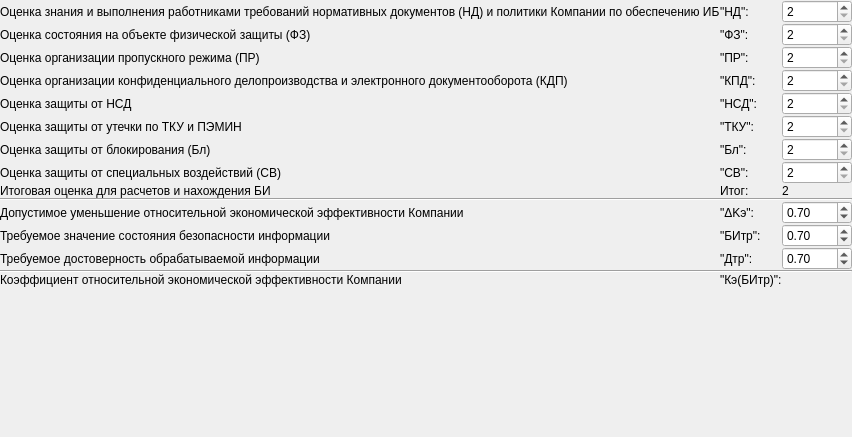
      <widget class="QWidget" name="tab_3">
       <attribute name="icon">
        <iconset resource="icons.qrc">
         <normaloff>:/icon/img/money.png</normaloff>:/icon/img/money.png</iconset>
       </attribute>
       <attribute name="title">
        <string>Расчет эк. эфф-и</string>
       </attribute>
       <layout class="QGridLayout" name="gridLayout_3">
        <property name="leftMargin">
         <number>0</number>
        </property>
        <property name="topMargin">
         <number>0</number>
        </property>
        <property name="rightMargin">
         <number>0</number>
        </property>
        <property name="bottomMargin">
         <number>0</number>
        </property>
        <property name="spacing">
         <number>0</number>
        </property>
        <item row="0" column="0" colspan="2">
         <layout class="QGridLayout" name="gridLayout_7">
          <property name="sizeConstraint">
           <enum>QLayout::SetMinimumSize</enum>
          </property>
          <property name="topMargin">
           <number>0</number>
          </property>
          <item row="5" column="2">
           <widget class="QSpinBox" name="evaluation_6">
            <property name="minimum">
             <number>2</number>
            </property>
            <property name="maximum">
             <number>5</number>
            </property>
            <property name="value">
             <number>2</number>
            </property>
           </widget>
          </item>
          <item row="6" column="2">
           <widget class="QSpinBox" name="evaluation_7">
            <property name="minimum">
             <number>2</number>
            </property>
            <property name="maximum">
             <number>5</number>
            </property>
            <property name="value">
             <number>2</number>
            </property>
           </widget>
          </item>
          <item row="7" column="0">
           <widget class="QLabel" name="evaluationText_8">
            <property name="text">
             <string>Оценка защиты от специальных воздействий (СВ)</string>
            </property>
           </widget>
          </item>
          <item row="7" column="2">
           <widget class="QSpinBox" name="evaluation_8">
            <property name="minimum">
             <number>2</number>
            </property>
            <property name="maximum">
             <number>5</number>
            </property>
            <property name="value">
             <number>2</number>
            </property>
           </widget>
          </item>
          <item row="4" column="2">
           <widget class="QSpinBox" name="evaluation_5">
            <property name="minimum">
             <number>2</number>
            </property>
            <property name="maximum">
             <number>5</number>
            </property>
            <property name="value">
             <number>2</number>
            </property>
           </widget>
          </item>
          <item row="1" column="0">
           <widget class="QLabel" name="evaluationText_2">
            <property name="text">
             <string>Оценка состояния на объекте физической защиты (ФЗ)</string>
            </property>
           </widget>
          </item>
          <item row="5" column="0">
           <widget class="QLabel" name="evaluationText_6">
            <property name="text">
             <string>Оценка защиты от утечки по ТКУ и ПЭМИН</string>
            </property>
           </widget>
          </item>
          <item row="14" column="2">
           <widget class="QDoubleSpinBox" name="information_security_status">
            <property name="maximumSize">
             <size>
              <width>70</width>
              <height>16777215</height>
             </size>
            </property>
            <property name="maximum">
             <double>0.990000000000000</double>
            </property>
            <property name="singleStep">
             <double>0.010000000000000</double>
            </property>
            <property name="value">
             <double>0.700000000000000</double>
            </property>
           </widget>
          </item>
          <item row="0" column="0">
           <widget class="QLabel" name="evaluationText_1">
            <property name="text">
             <string>Оценка знания и выполнения работниками требований нормативных документов (НД) и политики Компании по обеспечению ИБ</string>
            </property>
           </widget>
          </item>
          <item row="15" column="0">
           <widget class="QLabel" name="required_reliabilityText">
            <property name="text">
             <string>Требуемое достоверность обрабатываемой информации</string>
            </property>
           </widget>
          </item>
          <item row="14" column="0">
           <widget class="QLabel" name="information_security_statusText">
            <property name="text">
             <string>Требуемое значение состояния безопасности информации</string>
            </property>
           </widget>
          </item>
          <item row="3" column="2">
           <widget class="QSpinBox" name="evaluation_4">
            <property name="minimum">
             <number>2</number>
            </property>
            <property name="maximum">
             <number>5</number>
            </property>
            <property name="value">
             <number>2</number>
            </property>
           </widget>
          </item>
          <item row="8" column="2">
           <widget class="QLabel" name="evaluation_result">
            <property name="maximumSize">
             <size>
              <width>50</width>
              <height>16</height>
             </size>
            </property>
            <property name="text">
             <string>2</string>
            </property>
           </widget>
          </item>
          <item row="1" column="2">
           <widget class="QSpinBox" name="evaluation_2">
            <property name="minimum">
             <number>2</number>
            </property>
            <property name="maximum">
             <number>5</number>
            </property>
            <property name="value">
             <number>2</number>
            </property>
           </widget>
          </item>
          <item row="6" column="0">
           <widget class="QLabel" name="evaluationText_7">
            <property name="text">
             <string>Оценка защиты от блокирования (Бл)</string>
            </property>
           </widget>
          </item>
          <item row="11" column="0" colspan="3">
           <widget class="Line" name="line">
            <property name="orientation">
             <enum>Qt::Horizontal</enum>
            </property>
           </widget>
          </item>
          <item row="2" column="0">
           <widget class="QLabel" name="evaluationText_3">
            <property name="text">
             <string>Оценка организации пропускного режима (ПР)</string>
            </property>
           </widget>
          </item>
          <item row="0" column="2">
           <widget class="QSpinBox" name="evaluation_1">
            <property name="minimum">
             <number>2</number>
            </property>
            <property name="maximum">
             <number>5</number>
            </property>
            <property name="value">
             <number>2</number>
            </property>
           </widget>
          </item>
          <item row="2" column="2">
           <widget class="QSpinBox" name="evaluation_3">
            <property name="minimum">
             <number>2</number>
            </property>
            <property name="maximum">
             <number>5</number>
            </property>
            <property name="value">
             <number>2</number>
            </property>
           </widget>
          </item>
          <item row="12" column="0">
           <widget class="QLabel" name="allowable_reductionText">
            <property name="text">
             <string>Допустимое уменьшение относительной экономической эффективности Компании</string>
            </property>
           </widget>
          </item>
          <item row="8" column="0">
           <widget class="QLabel" name="evaluationText_result">
            <property name="maximumSize">
             <size>
              <width>16777215</width>
              <height>16</height>
             </size>
            </property>
            <property name="text">
             <string>Итоговая оценка для расчетов и нахождения БИ</string>
            </property>
           </widget>
          </item>
          <item row="4" column="0">
           <widget class="QLabel" name="evaluationText_5">
            <property name="text">
             <string>Оценка защиты от НСД</string>
            </property>
           </widget>
          </item>
          <item row="17" column="0">
           <widget class="QLabel" name="ecKofText_result">
            <property name="text">
             <string>Коэффициент относительной экономической эффективности Компании</string>
            </property>
           </widget>
          </item>
          <item row="3" column="0">
           <widget class="QLabel" name="evaluationText_4">
            <property name="text">
             <string>Оценка организации конфиденциального делопроизводства и электронного документооборота (КДП)</string>
            </property>
           </widget>
          </item>
          <item row="12" column="2">
           <widget class="QDoubleSpinBox" name="allowable_reduction">
            <property name="maximumSize">
             <size>
              <width>70</width>
              <height>16777215</height>
             </size>
            </property>
            <property name="maximum">
             <double>0.990000000000000</double>
            </property>
            <property name="singleStep">
             <double>0.010000000000000</double>
            </property>
            <property name="value">
             <double>0.700000000000000</double>
            </property>
           </widget>
          </item>
          <item row="15" column="2">
           <widget class="QDoubleSpinBox" name="required_reliability">
            <property name="maximumSize">
             <size>
              <width>70</width>
              <height>16777215</height>
             </size>
            </property>
            <property name="maximum">
             <double>0.990000000000000</double>
            </property>
            <property name="singleStep">
             <double>0.010000000000000</double>
            </property>
            <property name="value">
             <double>0.700000000000000</double>
            </property>
           </widget>
          </item>
          <item row="17" column="2">
           <widget class="QLabel" name="ecKof_result">
            <property name="minimumSize">
             <size>
              <width>70</width>
              <height>0</height>
             </size>
            </property>
            <property name="text">
             <string/>
            </property>
           </widget>
          </item>
          <item row="16" column="0" colspan="3">
           <widget class="Line" name="line_2">
            <property name="orientation">
             <enum>Qt::Horizontal</enum>
            </property>
           </widget>
          </item>
          <item row="8" column="1">
           <widget class="QLabel" name="label_9">
            <property name="maximumSize">
             <size>
              <width>55</width>
              <height>16777215</height>
             </size>
            </property>
            <property name="text">
             <string>Итог:</string>
            </property>
           </widget>
          </item>
          <item row="0" column="1">
           <widget class="QLabel" name="label_10">
            <property name="text">
             <string>&quot;НД&quot;:</string>
            </property>
           </widget>
          </item>
          <item row="1" column="1">
           <widget class="QLabel" name="label_11">
            <property name="text">
             <string>&quot;ФЗ&quot;:</string>
            </property>
           </widget>
          </item>
          <item row="2" column="1">
           <widget class="QLabel" name="label_12">
            <property name="text">
             <string>&quot;ПР&quot;:</string>
            </property>
           </widget>
          </item>
          <item row="3" column="1">
           <widget class="QLabel" name="label_13">
            <property name="text">
             <string>&quot;КПД&quot;:</string>
            </property>
           </widget>
          </item>
          <item row="4" column="1">
           <widget class="QLabel" name="label_14">
            <property name="text">
             <string>&quot;НСД&quot;:</string>
            </property>
           </widget>
          </item>
          <item row="5" column="1">
           <widget class="QLabel" name="label_15">
            <property name="text">
             <string>&quot;ТКУ&quot;:</string>
            </property>
           </widget>
          </item>
          <item row="6" column="1">
           <widget class="QLabel" name="label_16">
            <property name="text">
             <string>&quot;Бл&quot;:</string>
            </property>
           </widget>
          </item>
          <item row="7" column="1">
           <widget class="QLabel" name="label_17">
            <property name="text">
             <string>&quot;СВ&quot;:</string>
            </property>
           </widget>
          </item>
          <item row="12" column="1">
           <widget class="QLabel" name="label_18">
            <property name="text">
             <string>&quot;ΔKэ&quot;:</string>
            </property>
           </widget>
          </item>
          <item row="14" column="1">
           <widget class="QLabel" name="label_19">
            <property name="text">
             <string>&quot;БИтр&quot;:</string>
            </property>
           </widget>
          </item>
          <item row="15" column="1">
           <widget class="QLabel" name="label_20">
            <property name="text">
             <string>&quot;Дтр&quot;:</string>
            </property>
           </widget>
          </item>
          <item row="17" column="1">
           <widget class="QLabel" name="label_21">
            <property name="text">
             <string>&quot;Кэ(БИтр)&quot;:</string>
            </property>
           </widget>
          </item>
         </layout>
        </item>
        <item row="14" column="0" colspan="2">
         <widget class="QCustomPlot" name="grafic" native="true">
          <property name="minimumSize">
           <size>
            <width>150</width>
            <height>150</height>
           </size>
          </property>
         </widget>
        </item>
       </layout>
      </widget>
